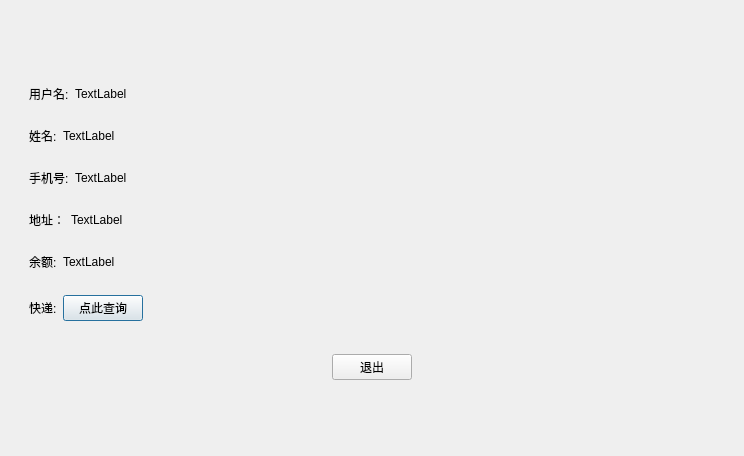
<?xml version="1.0" encoding="UTF-8"?>
<ui version="4.0">
 <class>UserInfoWindow</class>
 <widget class="QDialog" name="UserInfoWindow">
  <property name="geometry">
   <rect>
    <x>0</x>
    <y>0</y>
    <width>744</width>
    <height>456</height>
   </rect>
  </property>
  <property name="windowTitle">
   <string>Dialog</string>
  </property>
  <layout class="QVBoxLayout" name="verticalLayout">
   <item>
    <spacer name="verticalSpacer">
     <property name="orientation">
      <enum>Qt::Vertical</enum>
     </property>
     <property name="sizeHint" stdset="0">
      <size>
       <width>20</width>
       <height>10</height>
      </size>
     </property>
    </spacer>
   </item>
   <item>
    <widget class="QWidget" name="widget_5" native="true">
     <layout class="QVBoxLayout" name="verticalLayout_2">
      <item>
       <widget class="QWidget" name="widget" native="true">
        <layout class="QHBoxLayout" name="horizontalLayout">
         <item>
          <widget class="QLabel" name="label">
           <property name="text">
            <string>用户名:</string>
           </property>
          </widget>
         </item>
         <item>
          <widget class="QLabel" name="Username_Line">
           <property name="sizePolicy">
            <sizepolicy hsizetype="Preferred" vsizetype="Preferred">
             <horstretch>20</horstretch>
             <verstretch>0</verstretch>
            </sizepolicy>
           </property>
           <property name="text">
            <string>TextLabel</string>
           </property>
          </widget>
         </item>
        </layout>
       </widget>
      </item>
      <item>
       <widget class="QWidget" name="widget_2" native="true">
        <layout class="QHBoxLayout" name="horizontalLayout_2">
         <item>
          <widget class="QLabel" name="label_3">
           <property name="text">
            <string>姓名:</string>
           </property>
          </widget>
         </item>
         <item>
          <widget class="QLabel" name="Name_Line">
           <property name="sizePolicy">
            <sizepolicy hsizetype="Preferred" vsizetype="Preferred">
             <horstretch>20</horstretch>
             <verstretch>0</verstretch>
            </sizepolicy>
           </property>
           <property name="text">
            <string>TextLabel</string>
           </property>
          </widget>
         </item>
        </layout>
       </widget>
      </item>
      <item>
       <widget class="QWidget" name="widget_4" native="true">
        <layout class="QHBoxLayout" name="horizontalLayout_4">
         <item>
          <widget class="QLabel" name="label_7">
           <property name="text">
            <string>手机号:</string>
           </property>
          </widget>
         </item>
         <item>
          <widget class="QLabel" name="PhoneNum_Line">
           <property name="sizePolicy">
            <sizepolicy hsizetype="Preferred" vsizetype="Preferred">
             <horstretch>20</horstretch>
             <verstretch>0</verstretch>
            </sizepolicy>
           </property>
           <property name="text">
            <string>TextLabel</string>
           </property>
          </widget>
         </item>
        </layout>
       </widget>
      </item>
      <item>
       <widget class="QWidget" name="widget_6" native="true">
        <layout class="QHBoxLayout" name="horizontalLayout_5">
         <item>
          <widget class="QLabel" name="label_Addr">
           <property name="text">
            <string>地址：</string>
           </property>
          </widget>
         </item>
         <item>
          <widget class="QLabel" name="Addr_Line">
           <property name="sizePolicy">
            <sizepolicy hsizetype="Preferred" vsizetype="Preferred">
             <horstretch>20</horstretch>
             <verstretch>0</verstretch>
            </sizepolicy>
           </property>
           <property name="text">
            <string>TextLabel</string>
           </property>
          </widget>
         </item>
        </layout>
       </widget>
      </item>
      <item>
       <widget class="QWidget" name="widget_3" native="true">
        <layout class="QHBoxLayout" name="horizontalLayout_3">
         <item>
          <widget class="QLabel" name="Balance_Line2">
           <property name="text">
            <string>余额:</string>
           </property>
          </widget>
         </item>
         <item>
          <widget class="QLabel" name="Blance_Line">
           <property name="sizePolicy">
            <sizepolicy hsizetype="Preferred" vsizetype="Preferred">
             <horstretch>20</horstretch>
             <verstretch>0</verstretch>
            </sizepolicy>
           </property>
           <property name="text">
            <string>TextLabel</string>
           </property>
          </widget>
         </item>
        </layout>
       </widget>
      </item>
      <item>
       <widget class="QWidget" name="widget_8" native="true">
        <property name="sizePolicy">
         <sizepolicy hsizetype="Fixed" vsizetype="Preferred">
          <horstretch>0</horstretch>
          <verstretch>0</verstretch>
         </sizepolicy>
        </property>
        <layout class="QHBoxLayout" name="horizontalLayout_7">
         <item>
          <widget class="QLabel" name="label_2">
           <property name="sizePolicy">
            <sizepolicy hsizetype="Fixed" vsizetype="Preferred">
             <horstretch>0</horstretch>
             <verstretch>0</verstretch>
            </sizepolicy>
           </property>
           <property name="text">
            <string>快递:</string>
           </property>
          </widget>
         </item>
         <item>
          <widget class="QPushButton" name="btn_Check">
           <property name="sizePolicy">
            <sizepolicy hsizetype="Fixed" vsizetype="Fixed">
             <horstretch>0</horstretch>
             <verstretch>0</verstretch>
            </sizepolicy>
           </property>
           <property name="text">
            <string>点此查询</string>
           </property>
          </widget>
         </item>
        </layout>
       </widget>
      </item>
     </layout>
    </widget>
   </item>
   <item>
    <widget class="QWidget" name="widget_7" native="true">
     <property name="sizePolicy">
      <sizepolicy hsizetype="Preferred" vsizetype="Fixed">
       <horstretch>0</horstretch>
       <verstretch>0</verstretch>
      </sizepolicy>
     </property>
     <layout class="QHBoxLayout" name="horizontalLayout_6">
      <item>
       <spacer name="horizontalSpacer">
        <property name="orientation">
         <enum>Qt::Horizontal</enum>
        </property>
        <property name="sizeHint" stdset="0">
         <size>
          <width>294</width>
          <height>20</height>
         </size>
        </property>
       </spacer>
      </item>
      <item>
       <widget class="QPushButton" name="btn_Quit">
        <property name="text">
         <string>退出</string>
        </property>
       </widget>
      </item>
      <item>
       <spacer name="horizontalSpacer_2">
        <property name="orientation">
         <enum>Qt::Horizontal</enum>
        </property>
        <property name="sizeHint" stdset="0">
         <size>
          <width>293</width>
          <height>20</height>
         </size>
        </property>
       </spacer>
      </item>
     </layout>
    </widget>
   </item>
   <item>
    <spacer name="verticalSpacer_2">
     <property name="orientation">
      <enum>Qt::Vertical</enum>
     </property>
     <property name="sizeHint" stdset="0">
      <size>
       <width>20</width>
       <height>10</height>
      </size>
     </property>
    </spacer>
   </item>
  </layout>
 </widget>
 <resources/>
 <connections/>
</ui>
